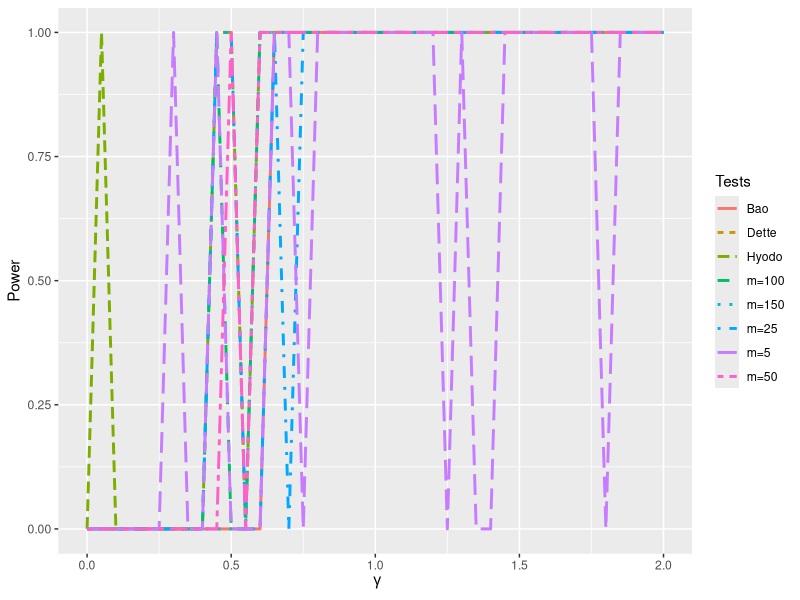
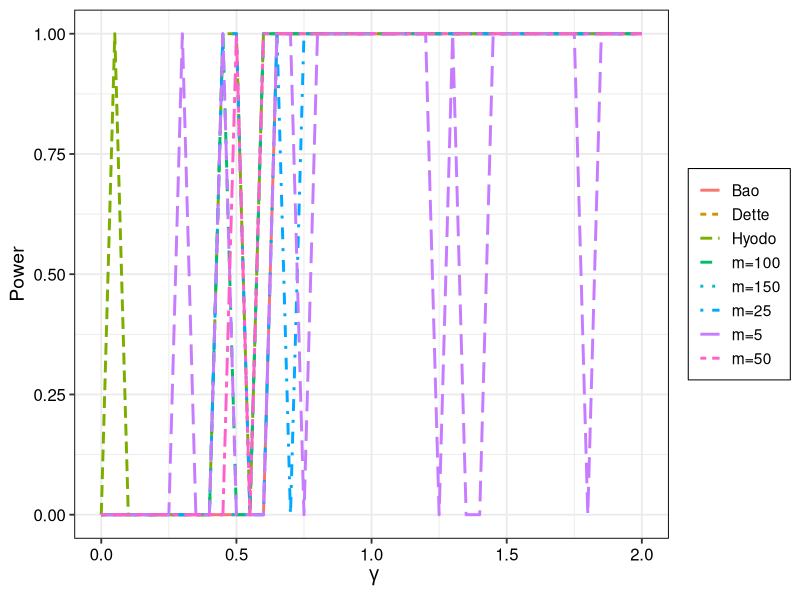
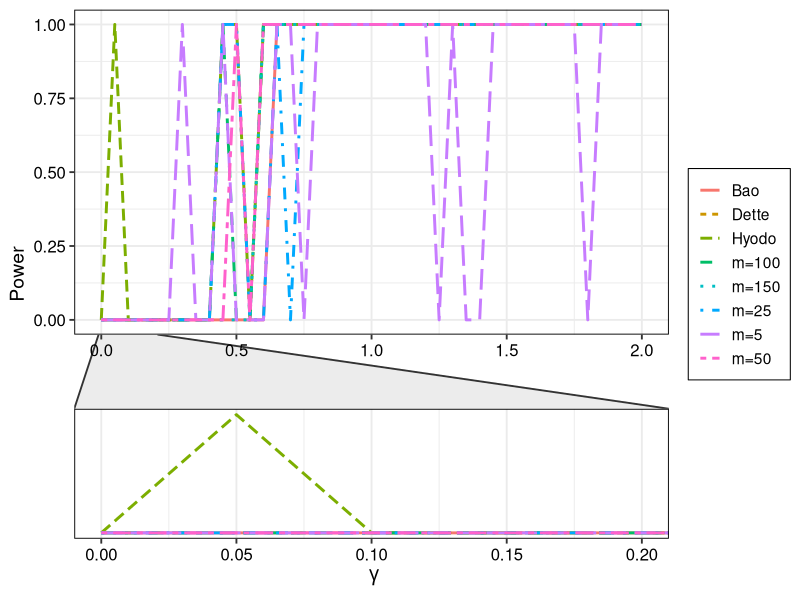

The R source for these figures, in order:
library(mnormt)
library(Matrix)
library(ggplot2)
#========================================
S<-function(p,rho){
  M<-matrix(nrow=p,ncol=p)
  for (i in 1:p){
    for(j in 1:p){
      M[i,j]<-rho^abs(i-j)
    }
  } 
  return(M)
}
#------------------------
Covmat<-function(gamma,Sigmaxx,Sigmaxy,pvec){
  p<-sum(pvec)
  k<-length(pvec)
  rmat<-kronecker(diag(k), Sigmaxx)+  gamma^2*kronecker(matrix(rep(1,k^2),nrow = k),Sigmaxy)
  return(rmat)
}
#===================Dette 2020===========
LRT<-function(n,pvec,Data){#Data should be as a nxp matrix
  k<-length(pvec)
  pv<-cumsum(c(0,pvec))
  Sjj<-vector("list",length = k)
  S<-var(Data)
  for(i in 1:k){Sjj[[i]]<-var(Data[,(pv[i]+1):pv[i+1]])}
  A0<-(det(S)/(prod(as.numeric(lapply(Sjj, det)))))^(n/2)
  c1<-(sum(pvec)^3-sum(pvec^3))
  c2<-(sum(pvec)^2-sum(pvec^2))
  eta0<-1-(2*c1+9*c2)/(6*n*c2)
  return(-2*eta0*log(A0))
}
#------------------------------------
Tdette<-function(n,pvec,Data){#Data should be as a nxp matrix
  data<-t(Data)
  k<-length(pvec)
  y<-pvec/n
  c<-sum(y)
  sigma2<-2*log(prod(1-y)/(1-c))
  A1<-sum((n-pvec-1)*log(1-pvec/(n-1)))
  A2<-(n-sum(pvec)-1)*log(1-sum(pvec)/(n-1))
  mun<-A1-A2-0.25*sigma2
  pv<-cumsum(c(0,pvec))
  Sjj<-vector("list",length = k)
  S<-var(data)
  for(i in 1:k){Sjj[[i]]<-var(data[,(pv[i]+1):pv[i+1]])}
  A0<-(det(S)/(prod(as.numeric(lapply(Sjj, det))))) 
  Y<- -( log(A0)-mun)/sqrt(sigma2)
  return(Y)
}
#===================Hydo 2020==========
tr<- function(A) {
  n <- dim(A)[1] # get dimension of matrix
  tr <- 0 # 
  for (k in 1:n) {
    l <- A[k,k]
    tr <- tr + l
  }
  return(tr)
}
#------------------------------------------------
Sgh<-function(g,h,nvec,pvec,Data){
  k<-length(nvec)
  nv<-(nvec)
  pv<-cumsum(c(0,pvec))
  Xhj<-vector("list",length = k)
  for(i in 1:k){
    Xhj[[i]]<-Data[(pv[i]+1):pv[i+1],1:nv[i]]#---k p0x1 of size 1:ni
  }
  t<-min(g,h)
  r<-max(g,h)
  if(t==r){
    S<-(Xhj[[t]]-rowMeans(Xhj[[t]]))%*%t(Xhj[[t]]-rowMeans(Xhj[[t]]))/(nvec[t]-1)
  }else{
    S<-(Xhj[[t]]-rowMeans(Xhj[[t]]))%*%t((Xhj[[r]][,1:nv[t]]-rowMeans(Xhj[[r]][,1:nv[t]])))/(nvec[t]-1)
  }
  return(S)
}
#-------------------------------------- 
SIGMAhatF2<-function(g,h,nvec,pvec,Data){
  t<-min(g,h)
  r<-max(g,h)
  w<-(nvec[t]-1)^2/((nvec[t]-2)*(nvec[t]+1))*(norm(Sgh(t,r,nvec,pvec,Data), "F")^2- tr(Sgh(t,t,nvec,pvec,Data))*tr(Sgh(r,r,nvec,pvec,Data))/(nvec[t]-1))  
  return(w)
}
#---------------------------------------------------------------
HRVgh<-function(g,h,nvec,pvec,Data){SIGMAhatF2(g,h,nvec,pvec,Data)/(sqrt(SIGMAhatF2(g,g,nvec,pvec,Data))*sqrt(SIGMAhatF2(h,h,nvec,pvec,Data)))}
#-------------------------------------------------------------------------------------
THydo<-function(nvec,pvec,Data){
  k<-length(nvec)
  Tstat<-0
  sigma2<-0
  for(g in 1:(k-1)){
    for(h in (g+1):k){Tstat<-Tstat+HRVgh(g,h,nvec,pvec,Data)}
    sigma2<-sigma2+2*(k-g)/nvec[g]^2
  }
  return(Tstat/sqrt(sigma2))
}
#================Dariush 2021===================
Dt<-function(U){if(is.matrix(U)){det(U)}else{abs(U)}}
#----------------------------
Par<-function(n,pvec){
  p<-sum(pvec)
  S4<-p^4-sum(pvec^4)
  S3<-p^3-sum(pvec^3)
  S2<-p^2-sum(pvec^2)
  d1<-2*S3+9*S2
  d2<-6*n*S2
  eta<-1-(d1/d2)
  f<-0.5*S2
  nu<-((1/48)*S4-(5/96)*S2-(S3^2)/(72*S2))/(n^2*eta^2)
  return(c(eta,f,nu))
}
#-----------------------
Rmat<-function(c,pvec){
  k<-length(pvec)
  M<-vector("list",length = k)
  E<-mapply(rnorm, n=c*pvec)
  for(i in 1:k){M[[i]]<-matrix(E[,i],ncol = c)}
  rmat<-.bdiag(M)
  return(rmat)#======px(kc)=pxr matrix
}
#-----------------------------
Tnt<-function(n,k,eta,c,pvec,Data){
  #data is a pxn matrix
  R<-Rmat(c,pvec)
  Y<-t(as.matrix(t(R)%*%Data))#nxr dim(Y)
  pv<-cumsum(c(0,rep(c,k)))
  Yj<-vector("list",length = k)
  for(i in 1:k){Yj[[i]]<-Y[,(pv[i]+1):pv[i+1] ]}#nxc dim(Yj[[1]])
  SR<-Dt(var(Y))
  SRD<-prod(as.numeric(lapply(lapply(Yj,var),Dt)))
  A1<-(SR/SRD)
  out<- -eta*n*log(A1)
  return(out)
}
#-----------------------------------
Tnm<-function(n,k,eta,c,m,pvec,Data){
  x<-sapply(1:m, function(x){Tnt(n,k,eta,c,pvec,Data)})
  return(x)
}
#------------Bao et al(2017)---------------------------
#------------Bao et al(2017)---------------------------
#------------Bao et al(2017)---------------------------
NegRootMat<-function(A){
  e <- eigen(A)
  V <- e$vectors
  B <- V %*%diag((e$values)^(-0.5))%*%t(V)
  return(B)
}
#------------------------------------------------------
TBao<-function(n,k,pvec,Data){
  p<-sum(pvec)
  X=Data-matrix(rep(rowMeans(Data),n),nrow=p,byrow=F)
  pv<-c(0,cumsum(pvec))
  Xi<-vector("list",length = k)
  for(i in 1:k){Xi[[i]]<-X[(1+pv[i]):pv[i+1], ]}
  M<-lapply(1:k,function(i){NegRootMat(Xi[[i]]%*%t(Xi[[i]]))})
  D<-.bdiag(M)
  B<-D%*%(X%*%t(X))%*%D
  SB<-0.5*sum(diag(B%*%B))-0.5*p
  Pmat<-pvec%*%t(pvec)
  an<-2*sum(Pmat[lower.tri(Pmat,diag = F)])/(2*(n-1))
  PNmat<-(pvec*(n-1-pvec))%*%t(pvec*(n-1-pvec))
  bn<- 2*sum(PNmat[lower.tri(PNmat,diag = F)])/((n-1)^4)
  TB<-(SB-an)/sqrt(bn)
  return(TB)
}
#----------------------------------------------
Sim<-function(rep,alpha,n,p,k,gamma){
  pvec<-rep(p/k,k)
  #SigmaMat<-Covmat(gamma=0.3,Sigmaxx=diag(p/k),Sigmaxy=diag(p/k),pvec)
  SigmaMat<-Covmat(gamma,Sigmaxx=S(p/k,rho=0.95),Sigmaxy=S(p/k,rho=0.95),pvec)
  p<-sum(pvec)
  k<-length(pvec)
  #c<-floor(min(n/(2*k),pvec/k))
  c<-1
  nvec<-cumsum(rep(n/k,k))
  AsPar<-Par(n,rep(c,k))
  eta<-AsPar[1]
  f<-AsPar[2]
  nu<-abs(AsPar[3])
  z<-qnorm(1-(alpha),lower.tail = TRUE)
  Tmndist<-function(y,m){nu*pchisq(y,f+4)+(1-nu)*pchisq(y,f)-(1-alpha)^(1/m)}
  SimvalHyd<-SimvalDet<-SimvalBao<-numeric(rep)
  SimvalDar5<-SimvalDar25<-SimvalDar50<-SimvalDar100<-SimvalDar150<-numeric(rep)
  Quant5<-uniroot(Tmndist, c(0,10*f*(1+nu)),m=5,extendInt="yes")$root
  Quant25<-uniroot(Tmndist, c(0,10*f*(1+nu)),m=25,extendInt="yes")$root
  Quant50<-uniroot(Tmndist, c(0,10*f*(1+nu)),m=50,extendInt="yes")$root
  Quant100<-uniroot(Tmndist, c(0,10*f*(1+nu)),m=100,extendInt="yes")$root
  Quant150<-uniroot(Tmndist, c(0,10*f*(1+nu)),m=150,extendInt="yes")$root
  if(prod(n>pvec)==1 & n>p){
    for(j in 1:rep){
      Data<-t(rmnorm(n,numeric(p),SigmaMat))
      TntVals5<-Tnm(n,k,eta,c,m=5,pvec,Data)
      TntVals25<-Tnm(n,k,eta,c,m=25,pvec,Data)
      TntVals50<-Tnm(n,k,eta,c,m=50,pvec,Data)
      TntVals100<-Tnm(n,k,eta,c,m=100,pvec,Data)
      TntVals150<-Tnm(n,k,eta,c,m=150,pvec,Data)
      SimvalDar5[j]<-as.numeric(max(TntVals5)>=Quant5)
      SimvalDar25[j]<-as.numeric(max(TntVals25)>=Quant25)
      SimvalDar50[j]<-as.numeric(max(TntVals50)>=Quant50)
      SimvalDar100[j]<-as.numeric(max(TntVals100)>=Quant100)
      SimvalDar150[j]<-as.numeric(max(TntVals150)>=Quant150)
      h<-THydo(nvec,pvec,Data)
      SimvalHyd[j]<-as.numeric(h>z)
      d<-Tdette(n,pvec,Data)
      SimvalDet[j]<-as.numeric(d>z)
      Bao<-TBao(n,k,pvec,Data)
      SimvalBao[j]<-as.numeric(Bao>z)
    }
    out<-c(mean(SimvalDar5),mean(SimvalDar25),mean(SimvalDar50),mean(SimvalDar100),mean(SimvalDar150),mean(SimvalDet),mean(SimvalHyd),mean(SimvalBao))
  }
  if(prod(n>pvec)==1 & n<p){
    for(j in 1:rep){
      Data<-t(rmnorm(n,numeric(p),SigmaMat))
      TntVals5<-Tnm(n,k,eta,c,m=5,pvec,Data)
      TntVals25<-Tnm(n,k,eta,c,m=25,pvec,Data)
      TntVals50<-Tnm(n,k,eta,c,m=50,pvec,Data)
      TntVals100<-Tnm(n,k,eta,c,m=100,pvec,Data)
      TntVals150<-Tnm(n,k,eta,c,m=150,pvec,Data)
      SimvalDar5[j]<-as.numeric(max(TntVals5)>=Quant5)
      SimvalDar25[j]<-as.numeric(max(TntVals25)>=Quant25)
      SimvalDar50[j]<-as.numeric(max(TntVals50)>=Quant50)
      SimvalDar100[j]<-as.numeric(max(TntVals100)>=Quant100)
      SimvalDar150[j]<-as.numeric(max(TntVals150)>=Quant150)
      h<-THydo(nvec,pvec,Data)
      SimvalHyd[j]<-as.numeric(h>z)
      #d<-Tdette(n,pvec,Data)
      #SimvalDet[j]<-as.numeric(d>z)
      Bao<-TBao(n,k,pvec,Data)
      SimvalBao[j]<-as.numeric(Bao>z)
    }
    out<-c(mean(SimvalDar5),mean(SimvalDar25),mean(SimvalDar50),mean(SimvalDar100),mean(SimvalDar150),NA,mean(SimvalHyd),mean(SimvalBao))
  }
  if(prod(n>pvec)==0){
    for(j in 1:rep){
      Data<-t(rmnorm(n,numeric(p),SigmaMat))
      TntVals5<-Tnm(n,k,eta,c,m=5,pvec,Data)
      TntVals25<-Tnm(n,k,eta,c,m=25,pvec,Data)
      TntVals50<-Tnm(n,k,eta,c,m=50,pvec,Data)
      TntVals100<-Tnm(n,k,eta,c,m=100,pvec,Data)
      TntVals150<-Tnm(n,k,eta,c,m=150,pvec,Data)
      SimvalDar5[j]<-as.numeric(max(TntVals5)>=Quant5)
      SimvalDar25[j]<-as.numeric(max(TntVals25)>=Quant25)
      SimvalDar50[j]<-as.numeric(max(TntVals50)>=Quant50)
      SimvalDar100[j]<-as.numeric(max(TntVals100)>=Quant100)
      SimvalDar150[j]<-as.numeric(max(TntVals150)>=Quant150)
      h<-THydo(nvec,pvec,Data)
      SimvalHyd[j]<-as.numeric(h>z)
      #d<-Tdette(n,pvec,Data)
      #SimvalDet[j]<-as.numeric(d>z)
      #Bao<-TBao(n,k,pvec,Data)
      #SimvalBao[j]<-as.numeric(Bao>z)
    }
    out<-c(mean(SimvalDar5),mean(SimvalDar25),mean(SimvalDar50),mean(SimvalDar100),mean(SimvalDar150),NA,mean(SimvalHyd),NA)
  }
  names(out)<-c("T5","T25","T50","T100","T150","TD","TH","TB")
  return(out)
}
#===================================================
gamma=seq(0,2,0.05)
RES<-mapply(Sim, rep=1,alpha=0.05,n=120,p=180,k=2,gamma)
RES
#save.image(file = "C:/Users/Dariu/OneDrive/Desktop/Figure5.RData")




mm<-length(gamma)
G<-rep(gamma,8)
Tests<-c(rep("m=5",mm),rep("m=25",mm),rep("m=50",mm),rep("m=100",mm),rep("m=150",mm),rep("Dette",mm),rep("Hyodo",mm),rep("Bao",mm))
Power<-as.vector(t(RES))
Simdata<-data.frame(G,Tests,Power)

library(ggplot2)
gg.mc10 <- ggplot(Simdata, aes(x = G, y = Power, colour = Tests,lty= Tests)) + geom_line(size=1) 
gg.mc20<-gg.mc10+labs(x=expression(~gamma),y=expression(Power)) 
gg.mc20
gg.mc30<-gg.mc20+   theme_bw( base_size = 14)+ theme(legend.title = element_blank(),
                                                     legend.spacing.y = unit(0, "mm"), 
                                                     panel.border = element_rect(colour = "black", fill=NA),
                                                     axis.text = element_text(colour = 1, size = 12),
                                                     legend.background = element_blank(),
                                                     legend.box.background = element_rect(colour = "black"))
gg.mc30
#scale_colour_manual(values=1:7,labels = expression(hat(phi)[T[D]],hat(phi)[T[H]],hat(phi)[100],hat(phi)[150],hat(phi)[25 ],hat(phi)[5],hat(phi)[50]))

library(ggforce)
library(tidyverse)
theme_set(theme_bw(16))
gg.mc30+facet_zoom(G <0.25,Power>0.04 & Power< 0.08,horizontal = F,show.area=F,zoom.size =0.4,shrink=T)
#facet_zoom(ylim = c(0.9,1),zoom.size = 0.5)












